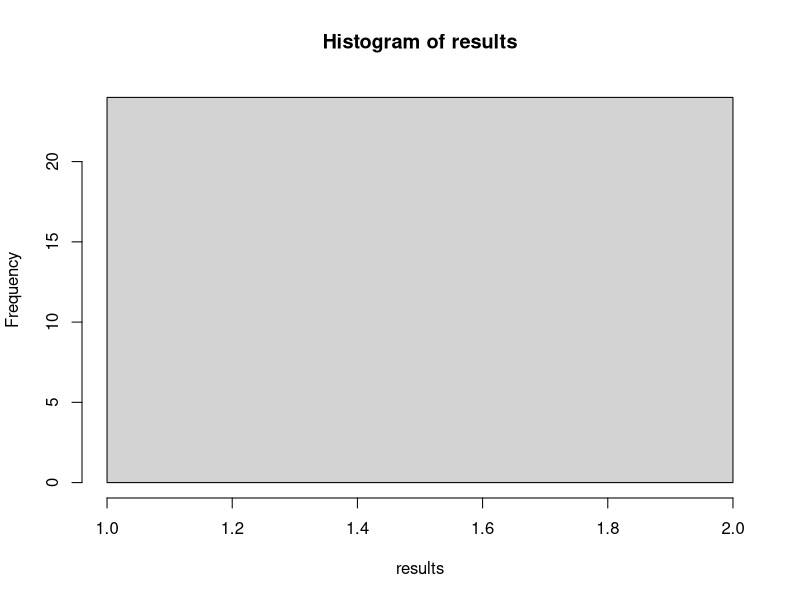
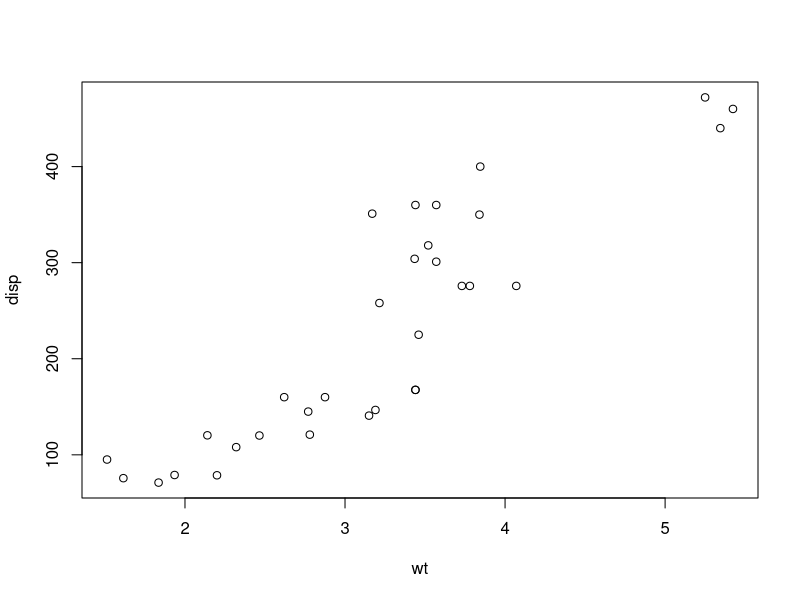
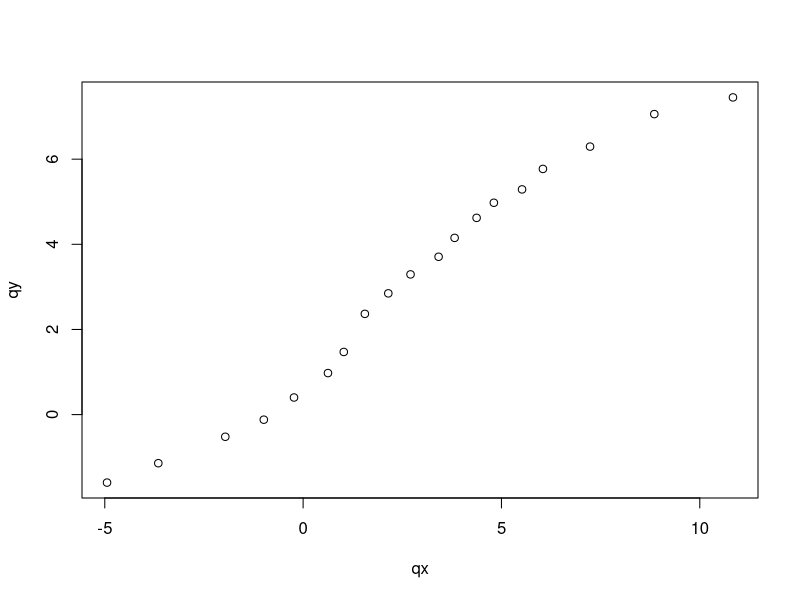
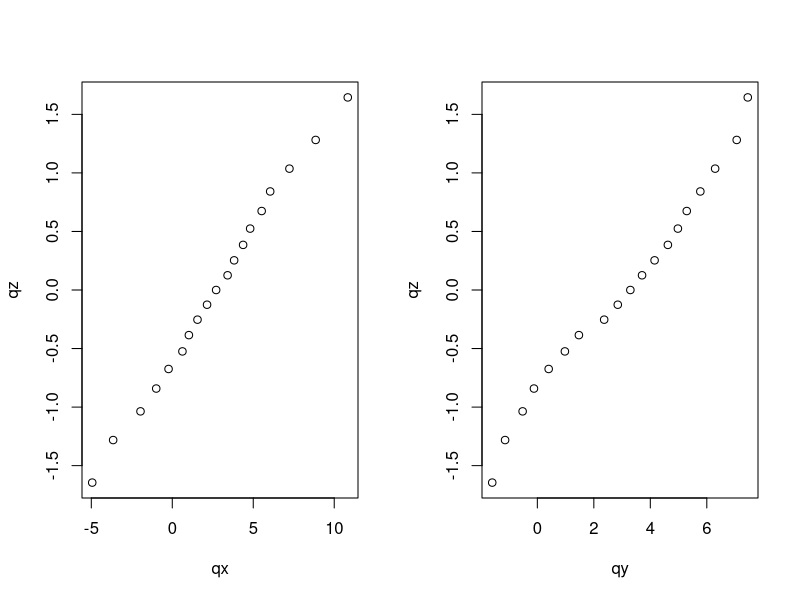

Write R code to recreate these figures, in order.
R.version.string
rm(list = ls())
#############
##### 5 #####
#############
recursiveSquareRootBuilder <- function(myVector,n){
  if (n > 4){
    return(1)
  }
  return(sqrt(0.5 + myVector[n]*recursiveSquareRootBuilder(myVector, n+1)))
}

k <- 500 # pordzeri qanakn e
results <- c()
while (k > 0) {
  RVs <- 1000
  RVs <- sample(c(-1,1), replace=TRUE, size=RVs)
  results <- append(results, recursiveSquareRootBuilder(RVs, 1))
  k <- k-1
}
hist(results)

#############
##### 6 #####
#############
i <- 100
NumberOf <- c()
while (i > 0) {
  c <- rnorm(n = 200 , mean = 0.7, sd = 1.1)
  Q1 <- summary(c)[2]
  Q3 <- summary(c)[5]
  IQR <- Q3-Q1
  A <- Q1 - 1.5*IQR
  B <- Q3 + 1.5*IQR
  NumberOf <- append(NumberOf, sum(c < A | c > B))
  i <- i-1
}
mean(NumberOf)

##############
##### 16 #####
##############
data('mtcars')
names(mtcars)
attach(mtcars)

# a)
plot(disp~ wt)

# b)
cor(wt, disp)# Goyutyun uni gcayin kaxvacutyun wt-i u disp-i mijev , vory menq karogh enq nkatel scatterplot-ic

# c)
cov(wt,disp)

# d)
var(disp)

##############
##### 17 #####
##############
# a)
rm(list = ls())
x <- rnorm(n = 200, mean = 3, sd = 5)
y <- runif(n = 300, min = -2, max = 8)
alpha <- seq(0.05,0.95,by = 0.05)
qx <- c()
qy <- c()
for (i in alpha) {
  qx <- append(qx, quantile(x, i))
  qy <- append(qy, quantile(y, i))
}

# b)
qqplot(qx, qy) # goyutyun uni voroshaki korutyun , voric vor menq karogh enq entadrel ,
               # vor dataset-ery galis en tarber distributionneric
# c)
qz <- c()
for (i in alpha) {
  qz <- append(qz, qnorm(p = i,mean = 0, sd = 1))
}

# d)
par(mfrow = c(1, 2))
qqplot(qx,qz)
qqplot(qy,qz)

# arajin graph-um `(qx,qz) , keter@ dasavorvac en grete 1 gci vra , vorteghic 
# karogh enq entadrel vor datasety galis e Normal distributionic . @nd vorum graph-ic karogh enq haskanal , 
# vor distribution@ symmetric e  aranc fat tails-i . 

# Erkrord graph-um `(qy,qz) , ketery aydqan el 1 gci vra chen, bayc shat el chen tarbervum. 
# Goyutyun uni voroshaki korutyun voric karogh enq entadrel , vor dataset@ galis e 
# urish distributionic

